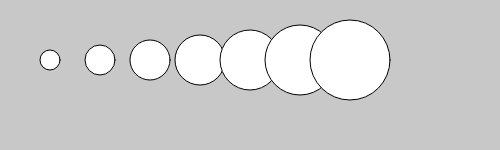
Frame 1 (no input)
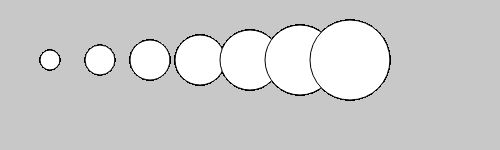
Frame 60 (no input)
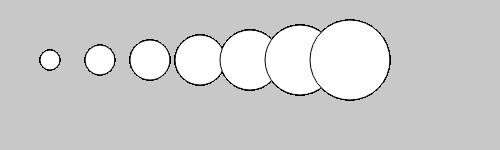
Frame 120 (the mouse pressed at the canvas centre since frame 60)

The p5.js sketch that drew these frames (run headless with seeded random() and noise() and a simulated clock; from frame 60 on, the mouse is pressed at the canvas centre):

// p5.js sketch
// ── sketch.js
let x = 50;
let y = 60;
let a = 20;
function setup() {
	createCanvas(500, 150);
	background(200);
}
function draw() {
	a = 20;
	ellipse(x, y, a, a);
	a = a + 10;
	ellipse(x*2, y, a, a);
	a = a + 10;
	ellipse(x*3, y, a, a);
	a = a + 10;
	ellipse(x*4, y, a, a);
	a = a + 10;
	ellipse(x*5, y, a, a);
	a = a + 10;
	ellipse(x*6, y, a, a);
	a = a + 10;
	ellipse(x*7, y, a, a);
}
